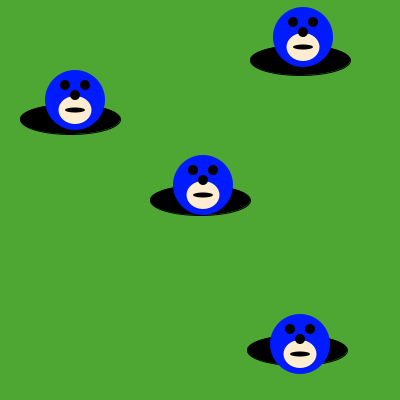
Frame 1 (no input)
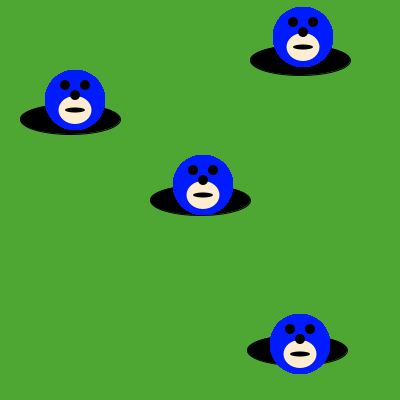
Frame 60 (the mouse pressed at the canvas centre just before this capture)
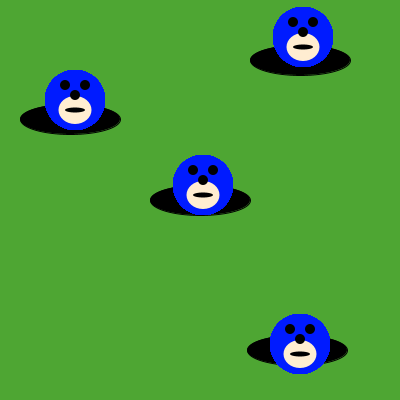
Frame 120 (the mouse held since frame 60 and released just before this capture)

The Processing sketch that drew these frames (run headless with seeded random() and noise(); from frame 60 on, the mouse is pressed at the canvas centre):

// Processing sketch: Sonic_in_someones_hole_
// ── Sonic_in_someones_hole_.pde
//4. Write code in the draw method, to put moles in the holes.

void draw() {
drawMole(75,100);

drawMole(303,37);
drawMole(203,185);
drawMole(300,344);
if (mousePressed){
println(mouseX,mouseY);
}
}
/* Use the method below to put moles in the holes. */




void drawMole(int moleX, int moleY) {
     noStroke();
     fill(#001BFF);
     ellipse(moleX, moleY, 60, 60); // face
     fill(255, 237, 209);
     ellipse(moleX, moleY+10, 33, 28); 
     fill(0, 0, 0);
     ellipse(moleX-10, moleY-15, 10, 10); // eyes
     ellipse(moleX+10, moleY-15, 10, 10);
     ellipse(moleX, moleY-5, 10, 10); // nose
     ellipse(moleX, moleY+10, 20, 5); // mouth
}

void setup() {
     size(400, 400);
     background(78, 166, 51); // green grass
     fill(0, 0, 0);
     ellipse(200, 200, 100, 30); // holes!
     ellipse(70, 119, 100, 30);
     ellipse(300, 60, 100, 30);
     ellipse(297, 350, 100, 30);
}
